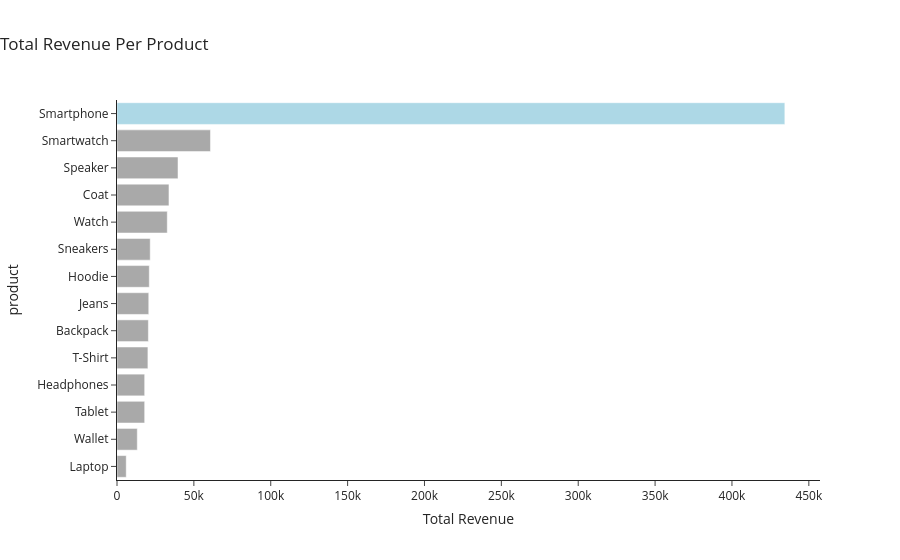

Source (notebook cell):
### Code cell
rev = db.query("""
    SELECT product,
           SUM(revenue) AS total_revenue
    FROM df
    GROUP BY product
""").df()

# Ensure correct sorting (highest → lowest)
rev = rev.sort_values("total_revenue", ascending=False)

# Color logic
rev["color"] = ["lightblue" if i == 0 else "darkgray" for i in range(len(rev))]

fig = px.bar(
    rev,
    y="product",
    x="total_revenue",
    color="color",
    color_discrete_map="identity",
    template="simple_white",
    title="Total Revenue Per Product"
)

fig.update_layout(
    title_x=0,

    xaxis_title="Total Revenue",
    xaxis=dict(title_standoff=10),

    yaxis=dict(
        categoryorder="array",
        categoryarray=rev["product"],
        autorange="reversed"
    ),

    showlegend=False,
    margin=dict(l=80)
)

fig.show()

### Figure 1 — Plotly figure (JSON) as saved in the notebook; plotly's stock layout.template omitted (floating-point values rounded to 4 significant figures)
{"data": [{"hovertemplate": "total_revenue=%{x}<br>product=%{y}<extra></extra>", "legendgroup": "", "marker": {"color": "lightblue", "pattern": {"shape": ""}}, "name": "", "orientation": "h", "showlegend": false, "textposition": "auto", "type": "bar", "x": [434400.0], "xaxis": "x", "y": ["Smartphone"], "yaxis": "y"}, {"hovertemplate": "total_revenue=%{x}<br>product=%{y}<extra></extra>", "legendgroup": "", "marker": {"color": "darkgray", "pattern": {"shape": ""}}, "name": "", "orientation": "h", "showlegend": false, "textposition": "auto", "type": "bar", "x": [60800.0, 39680.0, 33800.0, 32700.0, 21600.0, 21000.0, 20650.0, 20400.0, 20100.0, 18000.0, 18000.0, 13200.0, 6000.0], "xaxis": "x", "y": ["Smartwatch", "Speaker", "Coat", "Watch", "Sneakers", "Hoodie", "Jeans", "Backpack", "T-Shirt", "Headphones", "Tablet", "Wallet", "Laptop"], "yaxis": "y"}], "layout": {"barmode": "relative", "legend": {"tracegroupgap": 0}, "margin": {"l": 80}, "showlegend": false, "title": {"text": "Total Revenue Per Product", "x": 0}, "xaxis": {"anchor": "y", "domain": [0, 1], "title": {"standoff": 10, "text": "Total Revenue"}}, "yaxis": {"anchor": "x", "autorange": "reversed", "categoryarray": ["Smartphone", "Smartwatch", "Speaker", "Coat", "Watch", "Sneakers", "Hoodie", "Jeans", "Backpack", "T-Shirt", "Headphones", "Tablet", "Wallet", "Laptop"], "categoryorder": "array", "domain": [0, 1], "title": {"text": "product"}}}}
